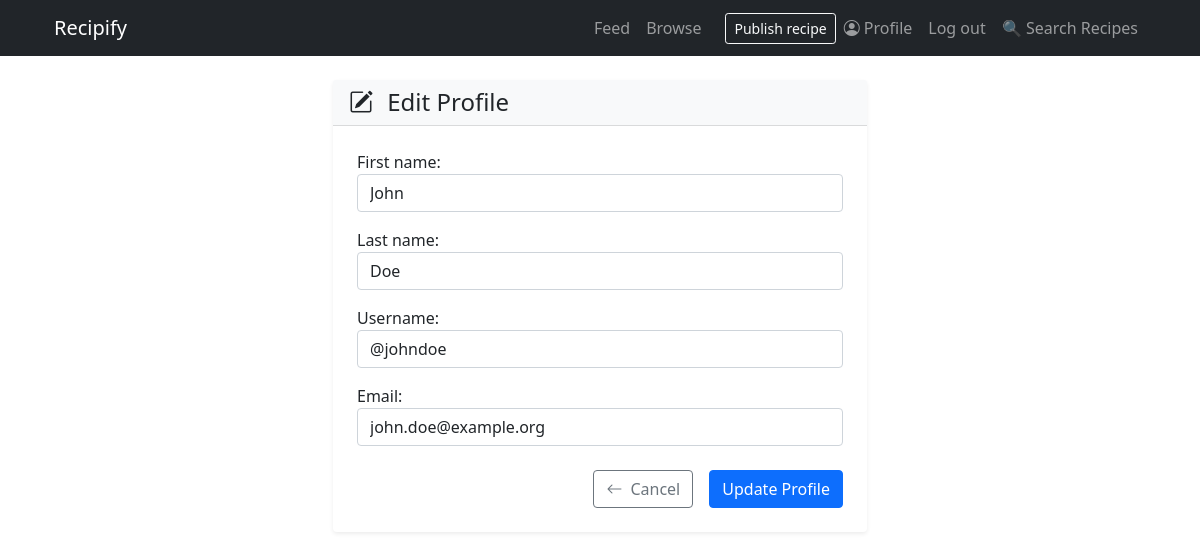
/profile/edit/ (signed in), run on the app's committed database.
### recipes/models/user.py (models this page shows, shortened)
class User(AbstractUser):
    username = models.CharField(
        max_length=30,
        unique=True,
        validators=[RegexValidator(
            regex=r'^@\w{3,}$',
            message='Username must consist of @ followed by at least three alphanumericals'
        )]
    )
    first_name = models.CharField(max_length=50, blank=False)
    last_name = models.CharField(max_length=50, blank=False)
    email = models.EmailField(unique=True, blank=False)
    class Meta:
        ordering = ['last_name', 'first_name']

### recipes/views/edit_profile_view.py (the view, shortened to what this page needs)
class ProfileUpdateView(LoginRequiredMixin, UpdateView):
    model = User  # Use your User model, not UserForm
    template_name = "edit_profile.html"  # Use your existing template
    form_class = UserForm
    def get_object(self):
        user = self.request.user
        return user

### recipes/forms/user_forms.py
class UserForm(forms.ModelForm):
    class Meta:
        model = User
        fields = ['first_name', 'last_name', 'username', 'email']

### recipes/templates/edit_profile.html (shortened to what this page needs)
{% extends 'base_content.html' %} {% block content %}
<div class="container mt-4">
  <div class="row justify-content-center">
    <div class="col-md-8 col-lg-6">
      <div class="card shadow-sm border-0">
        <div class="card-header bg-light">
          <h4 class="card-title mb-0">
            <i class="bi bi-pencil-square me-2"></i>
            Edit Profile
          </h4>
        </div>
        <div class="card-body p-4">
          <form method="post">
            {% include 'partials/bootstrap_form.html' with form=form %}
            <div class="d-grid gap-2 d-md-flex justify-content-md-end mt-4">
              <a
                href="{% url 'profile' %}"
                class="btn btn-outline-secondary me-md-2"
              >
                <i class="bi bi-arrow-left me-2"></i>Cancel
              </a>
              <input
                type="submit"
                value="Update Profile"
                class="btn btn-primary"
              />
            </div>
          </form>
        </div>
      </div>
    </div>
  </div>
</div>
{% endblock %}

### recipes/templates/partials/bootstrap_form.html (shortened to what this page needs)
{% load widget_tweaks %}
{% for field in form %}
  <div class="mb-3">
    {{ field.label_tag }}
    {% if form.is_bound %}
      {% if field.errors %}
        {% render_field field class="form-control is-invalid" %}
      {% else %}
        {% render_field field class="form-control is-valid" %}
      {% endif %}
    {% else %}
      {% render_field field class="form-control" %}
    {% endif %}
  </div>
{% endfor %}

### static/custom.css (style rules this page uses)
:root { --primary-color: #2c5530; --secondary-color: #4a7c59; --accent-color: #8fb996; --light-bg: #f8f9fa; --card-shadow: 0 4px 6px rgba(0, 0, 0, 0.1); --hover-shadow: 0 8px 15px rgba(0, 0, 0, 0.15); }

### data on the page
User: first_name "John" "Doe" "@johndoe" "john.doe@example.org"

### other printed values
{{ field.label_tag }} "First name:" "Last name:" "Username:" "Email:"
